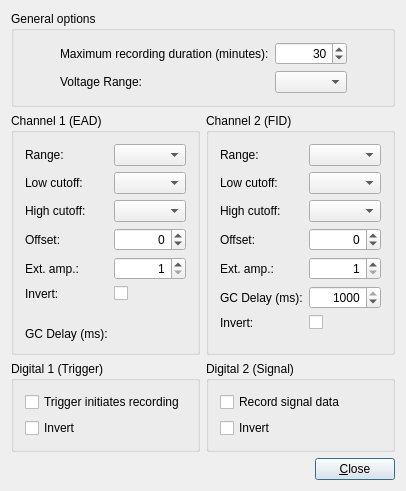
<?xml version="1.0" encoding="UTF-8"?>
<ui version="4.0">
 <class>RecordSettingsDialogClass</class>
 <widget class="QDialog" name="RecordSettingsDialogClass">
  <property name="geometry">
   <rect>
    <x>0</x>
    <y>0</y>
    <width>373</width>
    <height>429</height>
   </rect>
  </property>
  <property name="windowTitle">
   <string>Recording Options</string>
  </property>
  <layout class="QGridLayout" name="gridLayout">
   <item row="0" column="1" colspan="2">
    <widget class="QGroupBox" name="grpGeneral">
     <property name="title">
      <string>General options</string>
     </property>
     <property name="checked">
      <bool>false</bool>
     </property>
     <layout class="QGridLayout" name="gridLayout_2">
      <item row="0" column="0" rowspan="2">
       <spacer name="horizontalSpacer">
        <property name="orientation">
         <enum>Qt::Horizontal</enum>
        </property>
        <property name="sizeHint" stdset="0">
         <size>
          <width>28</width>
          <height>20</height>
         </size>
        </property>
       </spacer>
      </item>
      <item row="0" column="1">
       <widget class="QLabel" name="lblRecordingDuration">
        <property name="text">
         <string>Maximum recording duration (minutes):</string>
        </property>
       </widget>
      </item>
      <item row="0" column="2">
       <widget class="QSpinBox" name="edtRecordingDuration">
        <property name="alignment">
         <set>Qt::AlignRight|Qt::AlignTrailing|Qt::AlignVCenter</set>
        </property>
        <property name="minimum">
         <number>1</number>
        </property>
        <property name="maximum">
         <number>999</number>
        </property>
        <property name="value">
         <number>30</number>
        </property>
       </widget>
      </item>
      <item row="0" column="3" rowspan="2">
       <spacer name="horizontalSpacer_3">
        <property name="orientation">
         <enum>Qt::Horizontal</enum>
        </property>
        <property name="sizeHint" stdset="0">
         <size>
          <width>29</width>
          <height>20</height>
         </size>
        </property>
       </spacer>
      </item>
      <item row="1" column="1">
       <widget class="QLabel" name="lblGeneralRange">
        <property name="text">
         <string>Voltage Range:</string>
        </property>
       </widget>
      </item>
      <item row="1" column="2">
       <widget class="QComboBox" name="cmbGeneralRange"/>
      </item>
     </layout>
    </widget>
   </item>
   <item row="1" column="0">
    <spacer name="horizontalSpacer_4">
     <property name="orientation">
      <enum>Qt::Horizontal</enum>
     </property>
     <property name="sizeHint" stdset="0">
      <size>
       <width>12</width>
       <height>20</height>
      </size>
     </property>
    </spacer>
   </item>
   <item row="1" column="1">
    <widget class="QGroupBox" name="groupBox">
     <property name="title">
      <string>Channel 1 (EAD)</string>
     </property>
     <layout class="QFormLayout" name="formLayout">
      <item row="0" column="0">
       <widget class="QLabel" name="lblRange_1">
        <property name="text">
         <string>Range:</string>
        </property>
       </widget>
      </item>
      <item row="0" column="1">
       <widget class="QComboBox" name="cmbRange_1"/>
      </item>
      <item row="1" column="0">
       <widget class="QLabel" name="lblLowcut_1">
        <property name="text">
         <string>Low cutoff:</string>
        </property>
       </widget>
      </item>
      <item row="1" column="1">
       <widget class="QComboBox" name="cmbLowcut_1"/>
      </item>
      <item row="2" column="0">
       <widget class="QLabel" name="lblHighcut_1">
        <property name="text">
         <string>High cutoff:</string>
        </property>
       </widget>
      </item>
      <item row="2" column="1">
       <widget class="QComboBox" name="cmbHighcut_1"/>
      </item>
      <item row="3" column="0">
       <widget class="QLabel" name="lblOffset_1">
        <property name="text">
         <string>Offset:</string>
        </property>
       </widget>
      </item>
      <item row="3" column="1">
       <widget class="QSpinBox" name="edtOffset_1">
        <property name="alignment">
         <set>Qt::AlignRight|Qt::AlignTrailing|Qt::AlignVCenter</set>
        </property>
        <property name="minimum">
         <number>-1000000</number>
        </property>
        <property name="maximum">
         <number>1000000</number>
        </property>
        <property name="singleStep">
         <number>30</number>
        </property>
       </widget>
      </item>
      <item row="4" column="0">
       <widget class="QLabel" name="label">
        <property name="toolTip">
         <string>External amplification</string>
        </property>
        <property name="text">
         <string>Ext. amp.:</string>
        </property>
       </widget>
      </item>
      <item row="4" column="1">
       <widget class="QSpinBox" name="edtExternalAmplification_1">
        <property name="toolTip">
         <string>External amplification</string>
        </property>
        <property name="alignment">
         <set>Qt::AlignRight|Qt::AlignTrailing|Qt::AlignVCenter</set>
        </property>
        <property name="minimum">
         <number>1</number>
        </property>
        <property name="maximum">
         <number>1000</number>
        </property>
       </widget>
      </item>
      <item row="5" column="0">
       <widget class="QLabel" name="label_2">
        <property name="text">
         <string>Invert:</string>
        </property>
       </widget>
      </item>
      <item row="5" column="1">
       <widget class="QCheckBox" name="chkInvert_1">
        <property name="text">
         <string/>
        </property>
       </widget>
      </item>
      <item row="6" column="0">
       <widget class="QLabel" name="lblSliderOffset_1">
        <property name="text">
         <string/>
        </property>
       </widget>
      </item>
      <item row="7" column="0">
       <widget class="QLabel" name="lblDelay_1">
        <property name="text">
         <string>GC Delay (ms):</string>
        </property>
       </widget>
      </item>
     </layout>
    </widget>
   </item>
   <item row="1" column="2">
    <widget class="QGroupBox" name="groupBox_2">
     <property name="title">
      <string>Channel 2 (FID)</string>
     </property>
     <layout class="QFormLayout" name="formLayout_2">
      <item row="0" column="0">
       <widget class="QLabel" name="lblRange_2">
        <property name="text">
         <string>Range:</string>
        </property>
       </widget>
      </item>
      <item row="0" column="1">
       <widget class="QComboBox" name="cmbRange_2"/>
      </item>
      <item row="1" column="0">
       <widget class="QLabel" name="label_7">
        <property name="text">
         <string>Low cutoff:</string>
        </property>
       </widget>
      </item>
      <item row="1" column="1">
       <widget class="QComboBox" name="cmbLowcut_2"/>
      </item>
      <item row="2" column="0">
       <widget class="QLabel" name="lblHighcut_2">
        <property name="text">
         <string>High cutoff:</string>
        </property>
       </widget>
      </item>
      <item row="2" column="1">
       <widget class="QComboBox" name="cmbHighcut_2"/>
      </item>
      <item row="3" column="0">
       <widget class="QLabel" name="label_6">
        <property name="text">
         <string>Offset:</string>
        </property>
       </widget>
      </item>
      <item row="3" column="1">
       <widget class="QSpinBox" name="edtOffset_2">
        <property name="alignment">
         <set>Qt::AlignRight|Qt::AlignTrailing|Qt::AlignVCenter</set>
        </property>
        <property name="minimum">
         <number>-1000000</number>
        </property>
        <property name="maximum">
         <number>1000000</number>
        </property>
        <property name="singleStep">
         <number>30</number>
        </property>
       </widget>
      </item>
      <item row="4" column="0">
       <widget class="QLabel" name="label_10">
        <property name="toolTip">
         <string>External amplification</string>
        </property>
        <property name="text">
         <string>Ext. amp.:</string>
        </property>
       </widget>
      </item>
      <item row="4" column="1">
       <widget class="QSpinBox" name="edtExternalAmplification_2">
        <property name="toolTip">
         <string>External amplification</string>
        </property>
        <property name="alignment">
         <set>Qt::AlignRight|Qt::AlignTrailing|Qt::AlignVCenter</set>
        </property>
        <property name="minimum">
         <number>1</number>
        </property>
        <property name="maximum">
         <number>1000</number>
        </property>
       </widget>
      </item>
      <item row="5" column="0">
       <widget class="QLabel" name="lblDelay_2">
        <property name="text">
         <string>GC Delay (ms):</string>
        </property>
       </widget>
      </item>
      <item row="5" column="1">
       <widget class="QSpinBox" name="edtGcDelay">
        <property name="alignment">
         <set>Qt::AlignRight|Qt::AlignTrailing|Qt::AlignVCenter</set>
        </property>
        <property name="maximum">
         <number>1000</number>
        </property>
        <property name="singleStep">
         <number>10</number>
        </property>
        <property name="value">
         <number>1000</number>
        </property>
       </widget>
      </item>
      <item row="6" column="0">
       <widget class="QLabel" name="label_4">
        <property name="text">
         <string>Invert:</string>
        </property>
       </widget>
      </item>
      <item row="6" column="1">
       <widget class="QCheckBox" name="chkInvert_2">
        <property name="text">
         <string/>
        </property>
       </widget>
      </item>
     </layout>
     <widget class="QLabel" name="lblSliderOffset_2">
      <property name="geometry">
       <rect>
        <x>37</x>
        <y>128</y>
        <width>16</width>
        <height>16</height>
       </rect>
      </property>
      <property name="text">
       <string/>
      </property>
     </widget>
    </widget>
   </item>
   <item row="1" column="3">
    <spacer name="horizontalSpacer_5">
     <property name="orientation">
      <enum>Qt::Horizontal</enum>
     </property>
     <property name="sizeHint" stdset="0">
      <size>
       <width>12</width>
       <height>20</height>
      </size>
     </property>
    </spacer>
   </item>
   <item row="2" column="1">
    <widget class="QGroupBox" name="groupBox_3">
     <property name="title">
      <string>Digital 1 (Trigger)</string>
     </property>
     <layout class="QFormLayout" name="formLayout_4">
      <item row="0" column="0">
       <widget class="QCheckBox" name="chkRecordOnTrigger">
        <property name="text">
         <string>Trigger initiates recording</string>
        </property>
       </widget>
      </item>
      <item row="1" column="0">
       <widget class="QCheckBox" name="chkInvert_3">
        <property name="text">
         <string>Invert</string>
        </property>
       </widget>
      </item>
     </layout>
    </widget>
   </item>
   <item row="2" column="2">
    <widget class="QGroupBox" name="groupBox_4">
     <property name="title">
      <string>Digital 2 (Signal)</string>
     </property>
     <layout class="QFormLayout" name="formLayout_5">
      <item row="0" column="0">
       <widget class="QCheckBox" name="chkEnabled_4">
        <property name="text">
         <string>Record signal data</string>
        </property>
       </widget>
      </item>
      <item row="1" column="0">
       <widget class="QCheckBox" name="chkInvert_4">
        <property name="text">
         <string>Invert</string>
        </property>
       </widget>
      </item>
     </layout>
    </widget>
   </item>
   <item row="3" column="1" colspan="2">
    <layout class="QHBoxLayout" name="horizontalLayout_2">
     <item>
      <spacer name="horizontalSpacer_2">
       <property name="orientation">
        <enum>Qt::Horizontal</enum>
       </property>
       <property name="sizeHint" stdset="0">
        <size>
         <width>103</width>
         <height>20</height>
        </size>
       </property>
      </spacer>
     </item>
     <item>
      <widget class="QPushButton" name="btnClose">
       <property name="text">
        <string>&amp;Close</string>
       </property>
       <property name="default">
        <bool>true</bool>
       </property>
      </widget>
     </item>
    </layout>
   </item>
  </layout>
 </widget>
 <layoutdefault spacing="6" margin="11"/>
 <tabstops>
  <tabstop>edtRecordingDuration</tabstop>
  <tabstop>cmbLowcut_1</tabstop>
  <tabstop>cmbHighcut_1</tabstop>
  <tabstop>chkInvert_1</tabstop>
  <tabstop>cmbRange_1</tabstop>
  <tabstop>edtOffset_1</tabstop>
  <tabstop>cmbLowcut_2</tabstop>
  <tabstop>cmbHighcut_2</tabstop>
  <tabstop>chkInvert_2</tabstop>
  <tabstop>cmbRange_2</tabstop>
  <tabstop>edtOffset_2</tabstop>
  <tabstop>chkRecordOnTrigger</tabstop>
  <tabstop>chkInvert_3</tabstop>
  <tabstop>chkEnabled_4</tabstop>
  <tabstop>chkInvert_4</tabstop>
  <tabstop>btnClose</tabstop>
 </tabstops>
 <resources/>
 <connections>
  <connection>
   <sender>btnClose</sender>
   <signal>clicked()</signal>
   <receiver>RecordSettingsDialogClass</receiver>
   <slot>accept()</slot>
   <hints>
    <hint type="sourcelabel">
     <x>396</x>
     <y>360</y>
    </hint>
    <hint type="destinationlabel">
     <x>271</x>
     <y>329</y>
    </hint>
   </hints>
  </connection>
 </connections>
</ui>
